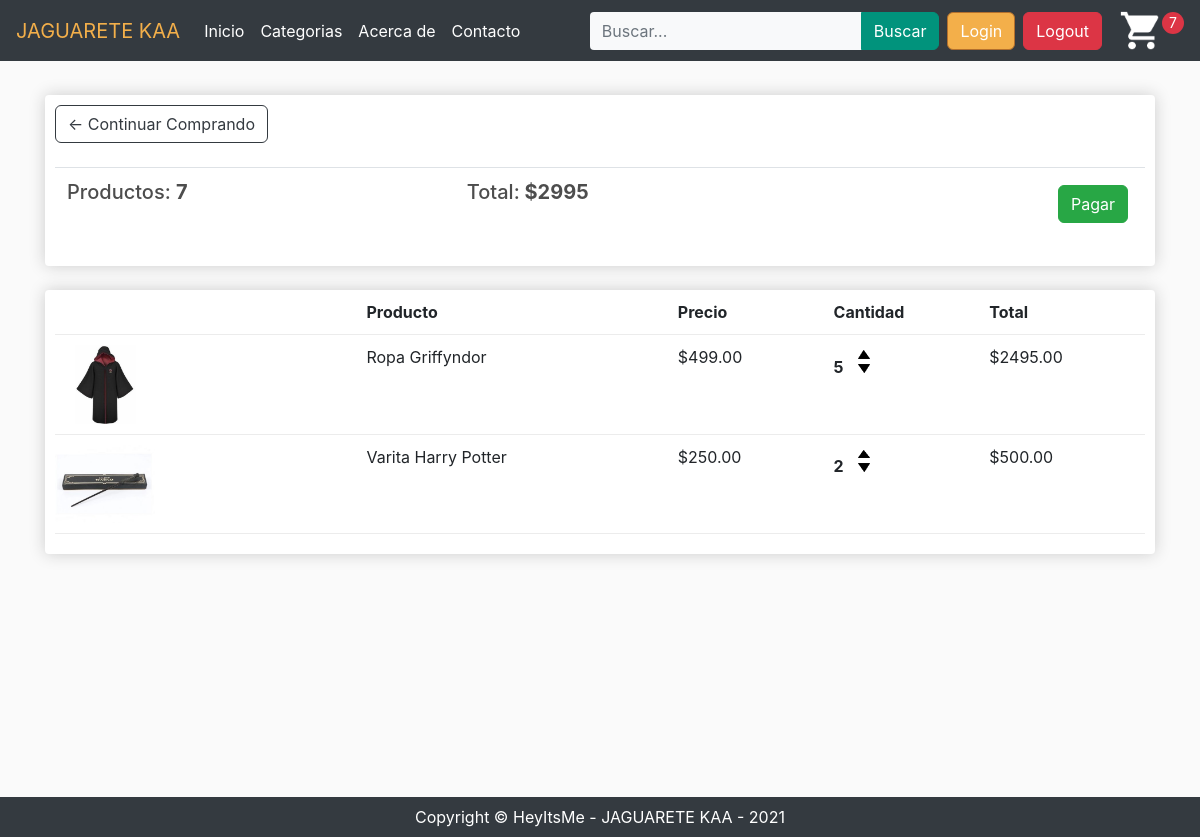
The app's page /cart/ (signed in) with its own data.
### store/models.py (models this page shows, shortened)
class Order(models.Model):
	customer = models.ForeignKey(Customer, on_delete=models.SET_NULL, null=True, blank=True)
	date_ordered = models.DateTimeField(auto_now_add=True)
	complete = models.BooleanField(default=False)
	transaction_id = models.CharField(max_length=100, null=True)
	@property
	def get_cart_total(self):
		orderitems = self.orderitem_set.all()
		total = sum([item.get_total for item in orderitems])
		return total
	@property
	def get_cart_items(self):
		orderitems = self.orderitem_set.all()
		total = sum([item.quantity for item in orderitems])
		return total

class OrderItem(models.Model):
	product = models.ForeignKey(Product, on_delete=models.SET_NULL, null=True)
	order = models.ForeignKey(Order, on_delete=models.SET_NULL, null=True)
	quantity = models.IntegerField(default=0, null=True, blank=True)
	date_added = models.DateTimeField(auto_now_add=True)
	@property
	def get_total(self):
		total = self.product.price * self.quantity
		return total

class Product(models.Model):
	name = models.CharField(max_length=200)
	description = models.CharField(max_length=200, null=True)
	price = models.DecimalField(max_digits=6, decimal_places=2)
	digital = models.BooleanField(default=False,null=True, blank=True)
	image = models.ImageField(null=True, blank=True)
	@property
	def imageURL(self):
		try:
			url = self.image.url
		except:
			url = ''
		return url

### store/views.py (the view)
# urls.py: path('cart/', views.cart, name="cart"),
def cart(request):
	data = cartData(request)
	cartItems = data['cartItems']
	order = data['order']
	items = data['items']
	context = {'items':items, 'order':order, 'cartItems':cartItems}
	return render(request, 'store/cart.html', context)

### store/utils.py (called while the page is built)
def cartData(request):
	if request.user.is_authenticated:
		customer = request.user.customer
		order, created = Order.objects.get_or_create(customer=customer, complete=False)
		items = order.orderitem_set.all()
		cartItems = order.get_cart_items
	else:
		cookieData = cookieCart(request)
		cartItems = cookieData['cartItems']
		order = cookieData['order']
		items = cookieData['items']
	return {'cartItems':cartItems ,'order':order, 'items':items}

### store/templates/store/cart.html (shortened to what this page needs)
{% extends 'store/main.html' %}
{% load static %}
{% block content %}
	<div class="row">
		<div class="col-lg-12">
			<div class="box-element">
				<a  class="btn btn-outline-dark" href="{% url 'store' %}">&#x2190; Continuar Comprando</a>
				<br>
				<br>
				<table class="table">
					<tr>
						<th><h5>Productos: <strong>{{order.get_cart_items}}</strong></h5></th>
						<th><h5>Total:<strong> ${{order.get_cart_total|floatformat}}</strong></h5></th>
						<th>
							<a  style="float:right; margin:5px;" class="btn btn-success" href="{% url 'checkout' %}">Pagar</a>
						</th>
					</tr>
				</table>
			</div>
			<br>
			<div class="box-element">
				<div class="cart-row">
					<div style="flex:2"></div>
					<div style="flex:2"><strong>Producto</strong></div>
					<div style="flex:1"><strong>Precio</strong></div>
					<div style="flex:1"><strong>Cantidad</strong></div>
					<div style="flex:1"><strong>Total</strong></div>
				</div>
				{% for item in items %}
				<div class="cart-row">
					<div style="flex:2"><img class="row-image" src="{{item.product.imageURL}}"></div>
					<div style="flex:2"><p>{{item.product.name}}</p></div>
					<div style="flex:1"><p>${{item.product.price|floatformat:2}}</p></div>
					<div style="flex:1">
						<p class="quantity">{{item.quantity}}</p>
						<div class="quantity">
							<img data-product="{{item.product.id}}" data-action="add" class="chg-quantity update-cart" src="{% static  'images/arrow-up.png' %}">
							<img data-product="{{item.product.id}}" data-action="remove" class="chg-quantity update-cart" src="{% static  'images/arrow-down.png' %}">
						</div>
					</div>
					<div style="flex:1"><p>${{item.get_total|floatformat:2}}</p></div>
				</div>
				{% endfor %}
			</div>
		</div>
	</div>
{% endblock content %}

### static/css/main.css (style rules this page uses)
body { background-color: hsl(0, 0%, 98%); min-width: 360px; }
h1,h2,h3,h4,h5,h6 { color:hsl(0, 0%, 30%); }
.box-element { box-shadow:hsl(0, 0%, 80%) 0 0 16px; background-color: #fff; border-radius: 4px; padding: 10px; }
.col-lg-4, .col-lg-6, .col-lg-8, .col-lg-12 { margin-top: 10px; }
.btn { border-radius: 6px; }
.row-image { width: 100px; }
.cart-row { display: flex; align-items: flex-stretch; padding-bottom: 10px; margin-bottom: 10px; border-bottom: 1px solid #ececec; flex: auto; }
.quantity { display: inline-block; font-weight: 700; padding-right:10px; }
.chg-quantity { width: 12px; cursor: pointer; display: block; margin-top: 5px; transition:.1s; }

### records on screen
Order: get_cart_items "7", get_cart_total "2995"
OrderItem: product.imageURL (picture), product.name "Ropa Griffyndor", product.price "499.00", quantity "5", get_total "2495.00"
OrderItem: product.imageURL (picture), product.name "Varita Harry Potter", product.price "250.00", quantity "2", get_total "500.00"

### other values on screen
{{ cartItems }} "7"
